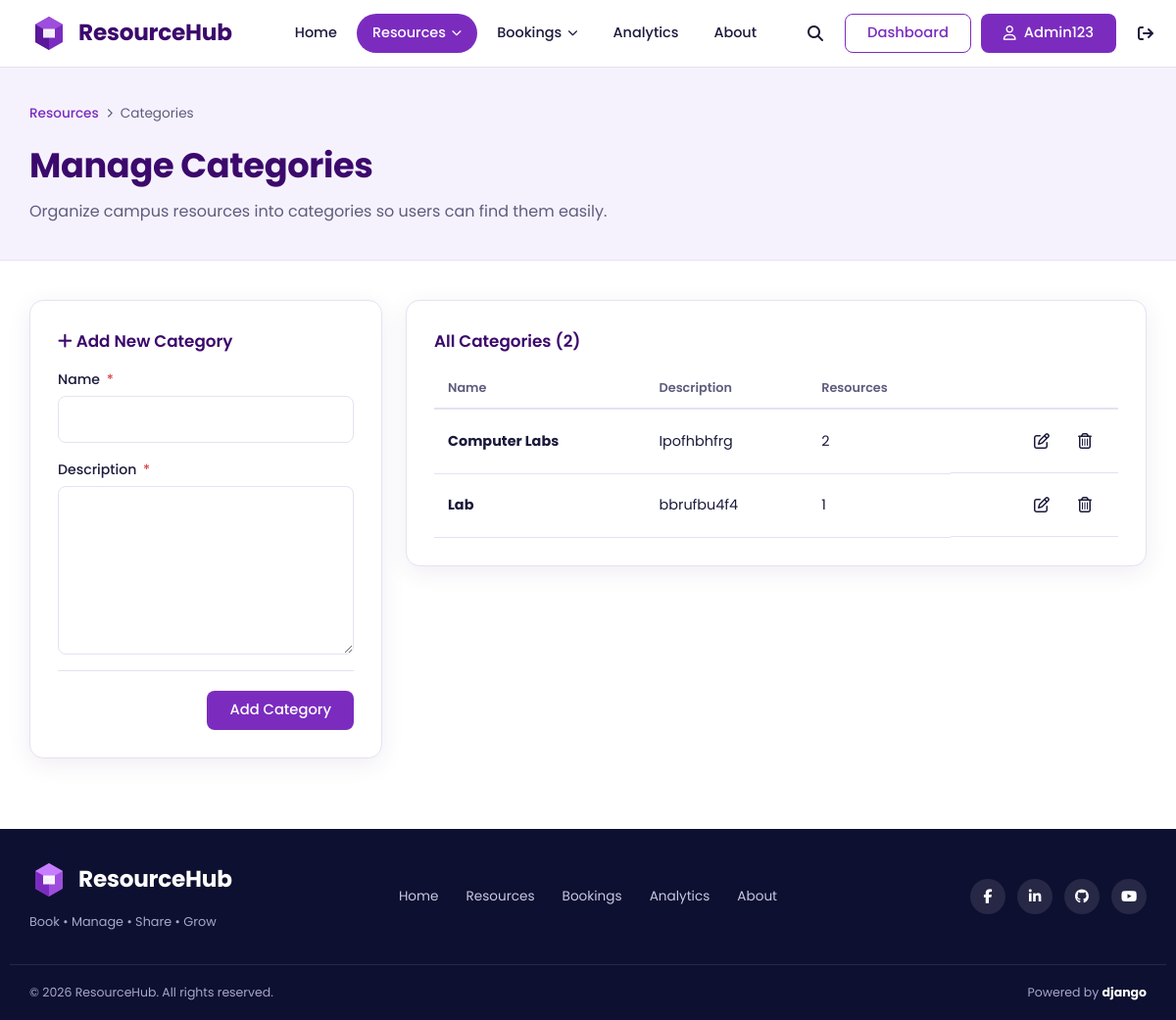
The page /resources/categories/ (signed in) on the database its author committed.
### accounts/models.py (models this page shows, shortened)
class User(AbstractUser):
    ROLE_CHOICES = [
        ("student", "Student"),
        ("teacher", "Teacher"),
        ("admin", "Administrator"),
    ]
    email = models.EmailField(unique=True)
    role = models.CharField(
        max_length=20,
        choices=ROLE_CHOICES,
        default="student",
    )
    department = models.CharField(
        max_length=100,
        blank=True,
    )
    email_verified = models.BooleanField(default=False)

class Profile(models.Model):
    user = models.OneToOneField(
        settings.AUTH_USER_MODEL,
        on_delete=models.CASCADE,
        related_name="profile",
    )
    first_name = models.CharField(
        max_length=120,
        blank=True,
    )
    last_name = models.CharField(
        max_length=100,
        blank=True,
    )
    phone = models.CharField(
        max_length=20,
        blank=True,
    )
    profile_picture = models.ImageField(
        upload_to="profile_pictures/",
        blank=True,
        null=True,
    )
    designation = models.CharField(
        max_length=100,
        blank=True,
    )

### resources/models.py (models this page shows, shortened)
class ResourceCategory(models.Model):
    name = models.CharField(max_length=100)
    description = models.TextField()

### resources/views.py (the view)
@login_required
@admin_only
def category_list(request):
    edit_id = request.GET.get("edit")
    category = None
    if edit_id:
        category = get_object_or_404(
            ResourceCategory,
            pk=edit_id
        )
    if request.method == "POST":
        form = ResourceCategoryForm(
            request.POST,
            instance=category
        )
        if form.is_valid():
            form.save()
            if category:
                messages.success(
                    request,
                    "Category updated successfully!"
                )
            else:
                messages.success(
                    request,
                    "Category created successfully!"
                )
            return redirect("resources:category_list")
    else:
        form = ResourceCategoryForm(instance=category)
    categories = ResourceCategory.objects.all()
    return render(request, "resources/category_management.html", {
        "categories": categories,
        "form": form,
        "editing": category is not None,
    })

### templates/resources/category_management.html (shortened to what this page needs)
{% extends 'core/base.html' %}
{% load static %}
{% block extra_css %}
<link rel="stylesheet" href="{% static 'css/resources.css' %}">
{% endblock %}
{% block content %}
<section class="page-head">
    <div class="container">
        <nav class="breadcrumb" aria-label="Breadcrumb">
            <a href="{% url 'resources:resource_list' %}">
                Resources
            </a>
            <i class="fa-solid fa-chevron-right"
               aria-hidden="true"></i>
            <span>Categories</span>
        </nav>
        <h1>Manage Categories</h1>
        <p>
            Organize campus resources into categories
            so users can find them easily.
        </p>
    </div>
</section>
<section class="section">
    <div class="container category-layout">
        <div class="panel">
            <h2 class="panel-title">
                {% if editing %}
                    <i class="fa-regular fa-pen-to-square"></i>
                    Edit Category
                {% else %}
                    <i class="fa-solid fa-plus"></i>
                    Add New Category
                {% endif %}
            </h2>
            <form method="post" novalidate>
                {% for field in form %}
                    <div class="form-field
                        {% if field.errors %}has-error{% endif %}">
                        <label for="{{ field.id_for_label }}">
                            {{ field.label }}
                            {% if field.field.required %}
                                <span class="req">*</span>
                            {% endif %}
                        </label>
                        {{ field }}
                    </div>
                {% endfor %}
                <div class="form-actions">
                    <button type="submit"
                            class="btn btn-primary">
                        {% if editing %}
                            Save Changes
                        {% else %}
                            Add Category
                        {% endif %}
                    </button>
                </div>
            </form>
        </div>
        <div class="panel">
            <h2 class="panel-title">
                All Categories ({{ categories|length }})
            </h2>
            {% if categories %}
                <div class="table-wrap">
                    <table class="data-table">
                        <thead>
                            <tr>
                                <th scope="col">
                                    Name
                                </th>
                                <th scope="col">
                                    Description
                                </th>
                                <th scope="col">
                                    Resources
                                </th>
                                <th scope="col">
                                </th>
                            </tr>
                        </thead>
                        <tbody>
                            {% for cat in categories %}
                                <tr>
                                    <td data-label="Name">
                                        <strong>
                                            {{ cat.name }}
                                        </strong>
                                    </td>
                                    <td data-label="Description">
                                        {{ cat.description|default:"No description"|truncatechars:70 }}
                                    </td>
                                    <td data-label="Resources">
                                        {{ cat.resource_set.count }}
                                    </td>
                                    <td class="row-actions">
                                        <a class="icon-btn"
                                           href="{% url 'resources:category_list' %}?edit={{ cat.pk }}"
                                           aria-label="Edit {{ cat.name }}"
                                           title="Edit">
                                            <i class="fa-regular fa-pen-to-square"
                                               aria-hidden="true"></i>
                                        </a>
                                        <form method="post"
                                              action="{% url 'resources:category_delete' cat.pk %}"
                                              onsubmit="return confirm('Are you sure you want to delete this category?');">
                                            <button type="submit"
                                                    class="icon-btn icon-danger"
                                                    aria-label="Delete {{ cat.name }}"
                                                    title="Delete">
                                                <i class="fa-regular fa-trash-can"
                                                   aria-hidden="true"></i>
                                            </button>
                                        </form>
                                    </td>
                                </tr>
                            {% endfor %}
                        </tbody>
                    </table>
                </div>
            {% endif %}
        </div>
    </div>
</section>
{% endblock %}

### templates/core/base.html (shortened to what this page needs)
{% load static %}
<!DOCTYPE html>
<html lang="en">
<head>
  <link rel="stylesheet" href="https://cdnjs.cloudflare.com/ajax/libs/font-awesome/6.5.2/css/all.min.css">
  <link rel="stylesheet" href="{% static 'css/master.css' %}">
  {% block extra_css %}{% endblock %}
</head>
<body>
  {% url 'sharings:shared_with_me' as shared_url %}
  {% url 'analytics:dashboard' as analytics_url %}
  {% url 'core:about' as about_url %}
  {% with app=request.resolver_match.app_name page=request.resolver_match.url_name %}
  <header class="site-header" id="siteHeader">
    <div class="container header-inner">
      <a href="/" class="brand" aria-label="ResourceHub home">
        <svg class="brand-mark" viewBox="0 0 40 40" width="40" height="40" aria-hidden="true">
          <path d="M20 3 34 11v18L20 37 6 29V11z" fill="#7B2CBF"/>
          <path d="M20 3 34 11 20 19 6 11z" fill="#9D4EDD"/>
          <path d="M20 19v18L6 29V11z" fill="#5A189A"/>
          <path d="M14 15.5h12v9H14z" fill="#fff" opacity=".92"/>
        </svg>
        <span class="brand-name">ResourceHub</span>
      </a>
      <div class="nav-panel">
        <nav aria-label="Main navigation">
          <ul class="nav-list">
            <li><a class="nav-link{% if page == 'home' %} active{% endif %}" href="/">Home</a></li>
            <li>
              <details class="has-dropdown">
                <summary class="nav-link{% if app == 'resources' %} active{% endif %}">
                  Resources <i class="fa-solid fa-chevron-down" aria-hidden="true"></i>
                </summary>
              </details>
            </li>
            {% if user.is_authenticated %}
            <li>
              <details class="has-dropdown">
                <summary class="nav-link{% if app == 'bookings' or app == 'checkin' or app == 'sharings' %} active{% endif %}">
                  Bookings <i class="fa-solid fa-chevron-down" aria-hidden="true"></i>
                </summary>
              </details>
            </li>
            {% else %}
            <li><a class="nav-link{% if app == 'bookings' %} active{% endif %}" href="{% url 'bookings:booking_list' %}">Bookings</a></li>
            {% endif %}
            <li><a class="nav-link{% if app == 'analytics' %} active{% endif %}" href="{{ analytics_url|default:'/' }}">Analytics</a></li>
            <li><a class="nav-link{% if page == 'about' %} active{% endif %}" href="{{ about_url|default:'/' }}">About</a></li>
          </ul>
        </nav>
        <div class="nav-tools">
          <label for="searchToggle" class="icon-btn" title="Search resources">
            <i class="fa-solid fa-magnifying-glass" aria-hidden="true"></i>
          </label>
          {% if user.is_authenticated %}
            <a class="btn btn-outline" href="{% url 'accounts:profile' %}">Dashboard</a>
            <a class="btn btn-primary" href="{% url 'accounts:profile' %}">
              <i class="fa-regular fa-user" aria-hidden="true"></i> {{ user.profile.first_name|default:user.username }}
            </a>
            <form method="post" action="{% url 'accounts:logout' %}" class="logout-form">
              <button type="submit" class="icon-btn" aria-label="Log out" title="Log out">
                <i class="fa-solid fa-arrow-right-from-bracket" aria-hidden="true"></i>
              </button>
            </form>
          {% else %}
            <a class="btn btn-outline" href="{% url 'accounts:login' %}">Login</a>
            <a class="btn btn-primary" href="{% url 'accounts:register' %}">Register</a>
          {% endif %}
        </div>
      </div>
    </div>
  </header>
  {% endwith %}
  <main id="main">
    {% block content %}{% endblock %}
  </main>
  <footer class="site-footer">
    <div class="container footer-inner">
      <div class="footer-brand">
        <a href="/" class="brand brand-light">
          <svg class="brand-mark" viewBox="0 0 40 40" width="40" height="40" aria-hidden="true">
            <path d="M20 3 34 11v18L20 37 6 29V11z" fill="#9D4EDD"/>
            <path d="M20 3 34 11 20 19 6 11z" fill="#C77DFF"/>
            <path d="M20 19v18L6 29V11z" fill="#7B2CBF"/>
            <path d="M14 15.5h12v9H14z" fill="#fff" opacity=".92"/>
          </svg>
          <span class="brand-name">ResourceHub</span>
        </a>
        <p class="footer-tagline">Book &bull; Manage &bull; Share &bull; Grow</p>
      </div>
      <nav class="footer-nav" aria-label="Footer navigation">
        <a href="/">Home</a>
        <a href="{% url 'resources:resource_list' %}">Resources</a>
        <a href="{% url 'bookings:booking_list' %}">Bookings</a>
        <a href="{{ analytics_url|default:'/' }}">Analytics</a>
        <a href="{{ about_url|default:'/' }}">About</a>
      </nav>
      <ul class="social">
        <li><a href="https://www.facebook.com/" target="_blank" rel="noopener noreferrer" aria-label="Facebook"><i class="fa-brands fa-facebook-f"></i></a></li>
        <li><a href="https://www.linkedin.com/" target="_blank" rel="noopener noreferrer" aria-label="LinkedIn"><i class="fa-brands fa-linkedin-in"></i></a></li>
        <li><a href="https://github.com/" target="_blank" rel="noopener noreferrer" aria-label="GitHub"><i class="fa-brands fa-github"></i></a></li>
        <li><a href="https://www.youtube.com/" target="_blank" rel="noopener noreferrer" aria-label="YouTube"><i class="fa-brands fa-youtube"></i></a></li>
      </ul>
    </div>
    <div class="container footer-bottom">
      <p>&copy; {% now "Y" %} ResourceHub. All rights reserved.</p>
      <p>Powered by <strong>django</strong></p>
    </div>
  </footer>
</body>
</html>

### rows shown on the page
User: profile.first_name "Admin123"
ResourceCategory: name "Computer Labs", description "Ipofhbhfrg", resource_set.count "2"
ResourceCategory: name "Lab", description "bbrufbu4f4", resource_set.count "1"

### other values the page prints
{{ field.label }} "Name" "Description"
{{ categories|length }} "2"
